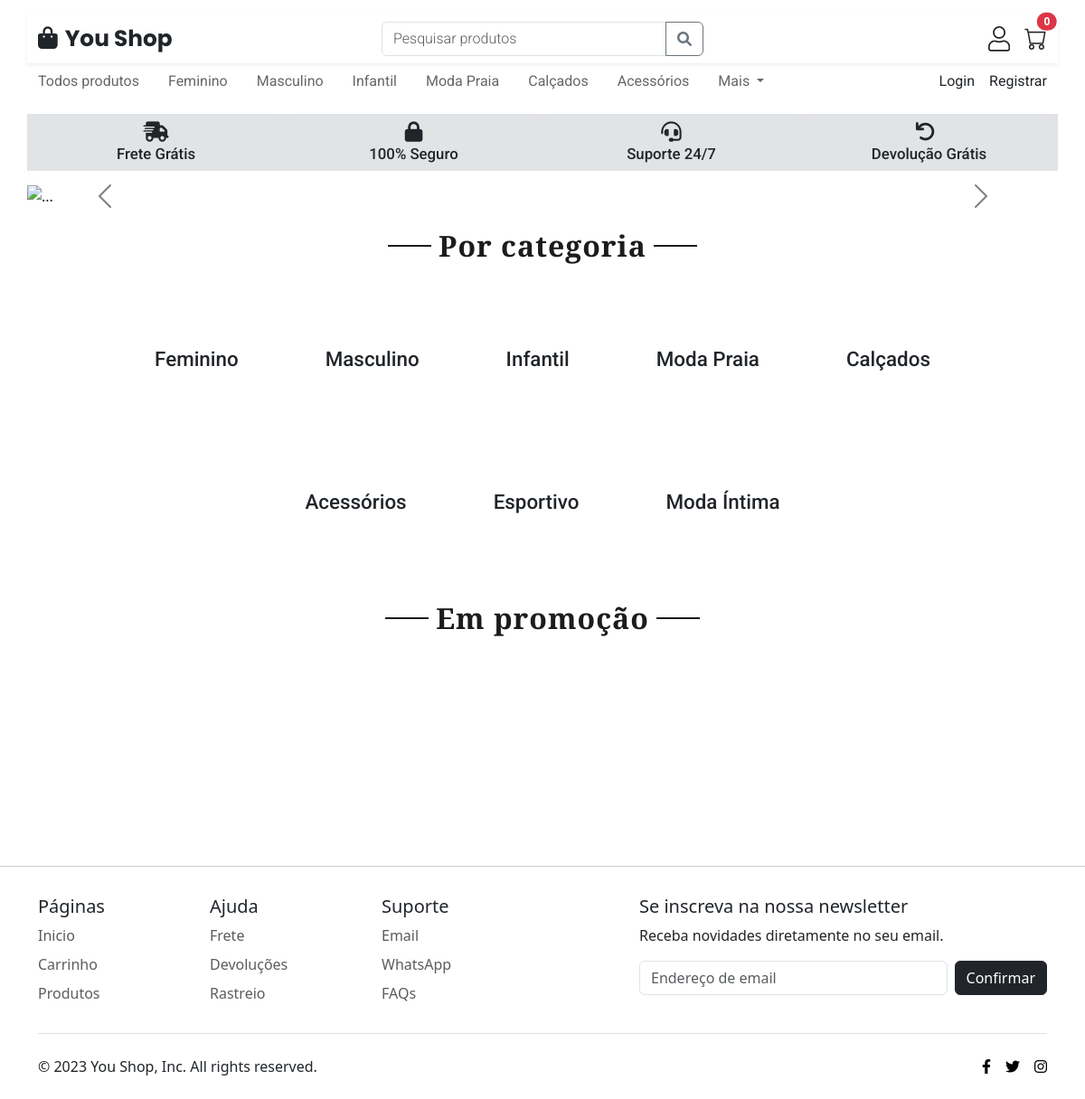
The page / on the database its author committed.
### models/category.py (models this page shows)
class Category(BaseModel):
    __tablename__ = 'category'
    name = db.Column(db.String(200), nullable=False)
    image = db.Column(db.String(500), nullable=False)
    products = db.relationship('Product', backref='category')

### view.py (the view)
@view_blueprint.route('/')
def home():
    categories = Category.get_all()
    recommended_products = Product.get_on_sale_products()
    return render_template(
        'index.html',
        categories=categories,
        cartLength=cartLengthExample,
        recommended_products=recommended_products
    )

### models/base.py (called while the page is built)
    @classmethod
    def get_all(cls) -> list['BaseModel']:
        return cls.query.all()

### models/product.py (called while the page is built)
    @staticmethod
    def label_price(price: float) -> str:
        return "{:.2f}".format(price).replace('.', ',')

    @property
    def price(self) -> Price:
        return Price(self.price_current, self.price_old)

    @classmethod
    def get_on_sale_products(cls) -> list['Product']:
        return cls.query.filter_by(on_sale=True).all()

### templates/index.html (shortened to what this page needs)
{% extends 'main-template.html' %}
{% block content %}
  <section id="advantages" class="mt-3">
  <div class="container-lg">
    <div class="row flex-nowrap overflow-auto">
      <div class="col bg-secondary-subtle">
        <div class="text-center border p-2">
          <i class="fa fa-shipping-fast text-dark fcs-13"></i>
          <h5 class="fw-medium m-0 roboto fcs-17" style="white-space: nowrap;">Frete Grátis</h5>
        </div>
      </div>
      <div class="col bg-secondary-subtle">
        <div class="text-center border p-2">
          <i class="fa fa-lock text-dark fcs-13"></i>
          <h5 class="fw-medium m-0 roboto fcs-17" style="white-space: nowrap;">100% Seguro</h5>
        </div>
      </div>
      <div class="col bg-secondary-subtle">
        <div class="text-center border p-2">
          <i class="fa fa-headset text-dark fcs-13"></i>
          <h5 class="fw-medium m-0 roboto fcs-17" style="white-space: nowrap;">Suporte 24/7</h5>
        </div>
      </div>
      <div class="col bg-secondary-subtle">
        <div class="text-center border p-2">
          <i class="fa fa-undo text-dark me-2 fcs-13"></i>
          <h5 class="fw-medium m-0 roboto fcs-17" style="white-space: nowrap;">Devolução Grátis</h5>
        </div>
      </div>
    </div>
  </div>
</section>
  <section id="promotions" class="mt-3">
    <div class="container-lg p-0">
      <div id="carouselExampleAutoplaying" class="carousel slide" data-bs-ride="carousel">
        <div class="carousel-inner">
          <div class="carousel-item" data-bs-interval="2500">
            <img src="https://img.ltwebstatic.com/images3_ccc/2023/07/17/16895783130a5b4a7ee74d58ae920e7a8a8f80c6d7_thumbnail_2000x.webp" class="d-block w-100" alt="...">
          </div>
        </div>
        <button class="carousel-control-prev" type="button" data-bs-target="#carouselExampleAutoplaying" data-bs-slide="prev">
          <span class="carousel-control-prev-icon" aria-hidden="true"></span>
        </button>
        <button class="carousel-control-next" type="button" data-bs-target="#carouselExampleAutoplaying" data-bs-slide="next">
          <span class="carousel-control-next-icon" aria-hidden="true"></span>
        </button>
      </div>
    </div>
  </section>
  <section id="category" class="mt-4">
    <div class="container-lg">
      <div class="text-center mb-2">
        <h2 class="section-title px-5 garamond"><span class="px-2">Por categoria</span></h2>
      </div>
      <ul class="nav nav-pills mb-3 justify-content-center" id="pills-tab" role="tablist">
        {% for category in categories[:8] %}
        <li class="align-items-center m-1 m-md-5">
          <a href="{{ url_for('view.products', category=category.id) }}" class="text-decoration-none text-dark">
            <h3 class="fcs-13 fw-medium roboto text-center mt-1">{{ category.name }}</h3>
          </a>
        </li>
        {% endfor %}
      </ul>
    </div>
  </section>
  <section id="hot" class="mt-4">
    <div class="container-lg">
      <div class="text-center">
        <h2 class="section-title px-5">
          <span class="px-2 garamond">Em promoção</span>
        </h2>
      </div>
      <div class="row">
        <div class="slider">
          <div class="slide-track ">
            <div class="" style="width: 88vw;"></div>
          </div>
        </div>
      </div>
    </div>
  </section>
{% endblock %}

### templates/menu.html (shortened to what this page needs)
<header class="container-lg mt-3">
  <div class="row d-flex shadow-sm py-2">
    <div class="col-6 col-md-4 d-flex">
      <a href="{{ url_for('view.home') }}" class="text-decoration-none poppins fw-bold fcs-16 text-dark mx-auto mx-md-0 my-auto"><i class="fa-solid fa-bag-shopping me-2"></i>You Shop</a>
    </div>
    <div class="col-0 col-md-4 d-none d-md-block mx-auto">
      <form action="{{ url_for('view.search') }}" method="post">
        <div class="input-group">
          <input type="text" name="search" class="form-control roboto fw-light" placeholder="Pesquisar produtos" aria-label="Pesquisar produtos" aria-describedby="searchButton">
          <button id="searchButton" class="btn btn-outline-secondary" type="submit"><i class="fas fa-search"></i></button>
        </div>
      </form>
    </div>
    <div class="col-4 col-md-4 d-flex align-content-center justify-content-end">
      <div class="dropdown mx-3 my-auto">
        <a id="userDropdown" data-toggle="dropdown" aria-haspopup="true" aria-expanded="false">
        </a>
      </div>
      <a class="position-relative text-decoration-none text-dark" href="{{ url_for('view.cart') }}">
        <i class="bi bi-cart fcs-16 my-auto"></i>
        <span id="cartLength" class="position-absolute top-0 start-100 translate-middle badge rounded-pill bg-danger">
          {{ cartLength }}
        </span>
      </a>
    </div>
  </div>
</header>
<nav class="navbar navbar-expand-md align-items-start p-0">
  <div class="container-lg d-block">
    <div class="row">
      <div class="col-10 collapse navbar-collapse" id="navbarSupportedContent">
        <ul id="categoryList" class="navbar-nav me-auto">
          <li class="nav-item me-3 no-wrap">
            <a href="{{ url_for('view.products') }}" class="nav-link roboto ps-0">Todos produtos</a>
          </li>
          {% for category in categories %}
          <li class="nav-item me-3 no-wrap roboto d-flex">
            <a href=" {{ url_for('view.products', category=category.id) }}" class="nav-link">{{ category.name }}</a>
          </li>
          {% endfor %}
          <li class="nav-item dropdown me-3" id="moreDropdown">
            <a class="nav-link dropdown-toggle roboto" href="#" role="button" data-bs-toggle="dropdown" aria-expanded="false">
              Mais
            </a>
          </li>
        </ul>
      </div>
      <div class="col-2 d-none d-md-flex justify-content-end roboto my-auto">
        <a href="{{ url_for('view.login') }}" class="text-decoration-none text-dark me-3">Login</a>
        <a href="{{ url_for('view.register') }}" class="text-decoration-none text-dark">Registrar</a>
      </div>
    </div>
  </div>
</nav>

### static/assets/css/style.css (style rules this page uses)
:root { --primary: #EEEEEE; --responsible-font-size-11: calc(1.7rem + 2.2vh); --responsible-font-size-12: calc(1rem + 1.5vh); --responsible-font-size-13: calc(0.8rem + 1.2vh); --responsible-font-size-14: calc(0.7rem + 1.2vh); --responsible-font-size-15: calc(0.7rem + 0.8vh); --responsible-font-size-16: calc(1.3rem + 0.5vh); --responsible-font-size-17: calc(1rem + 0.1vh);; }
.poppins { font-family: 'Poppins', sans-serif; }
.roboto { font-family: 'Roboto', sans-serif; }
.garamond { font-family: 'EB Garamond', serif; }
.fcs-13 { font-size: var(--responsible-font-size-13); }
.fcs-16 { font-size: var(--responsible-font-size-16); }
.fcs-17 { font-size: var(--responsible-font-size-17); }
.section-title { position: relative; display: inline-block; letter-spacing: 1px; font-weight: bold; color: #1C1C1C; }
.section-title span { position: relative; background: #ffffff; z-index: 1; }
.section-title::before { position: absolute; content: ""; top: 50%; left: 0; width: 100%; height: 2px; margin-top: -1px; background: #1C1C1C; }
.slider { background: white; margin: auto; overflow: hidden; position: relative; width: 87.5vw; }
.slider::before, .slider::after { background: linear-gradient(to right, white 0%, rgba(255, 255, 255, 0) 100%); content: ""; height: 100%; position: absolute; width: 50px; z-index: 2; }
.slider::after { right: 0; top: 0; transform: rotateZ(180deg); }
.slider::before { left: 0; top: 0; }
.slider .slide-track { -webkit-animation: scroll 35s linear infinite; animation: scroll 35s linear infinite; display: flex; width: calc(250px * 16); }

### templates/index.html (style rules this page uses)
.carousel-control-prev-icon, .carousel-control-next-icon { filter: invert(100%); }
.nav-link { color: #676767; }

### templates/main-template.html (style rules this page uses)
.nav-item.no-wrap { white-space: nowrap; }

### rows shown on the page
Category: name "Feminino"
Category: name "Masculino"
Category: name "Infantil"
Category: name "Moda Praia"
Category: name "Calçados"
Category: name "Acessórios"
Category: name "Esportivo"
Category: name "Moda Íntima"

### other values the page prints
{{ cartLength }} "0"
